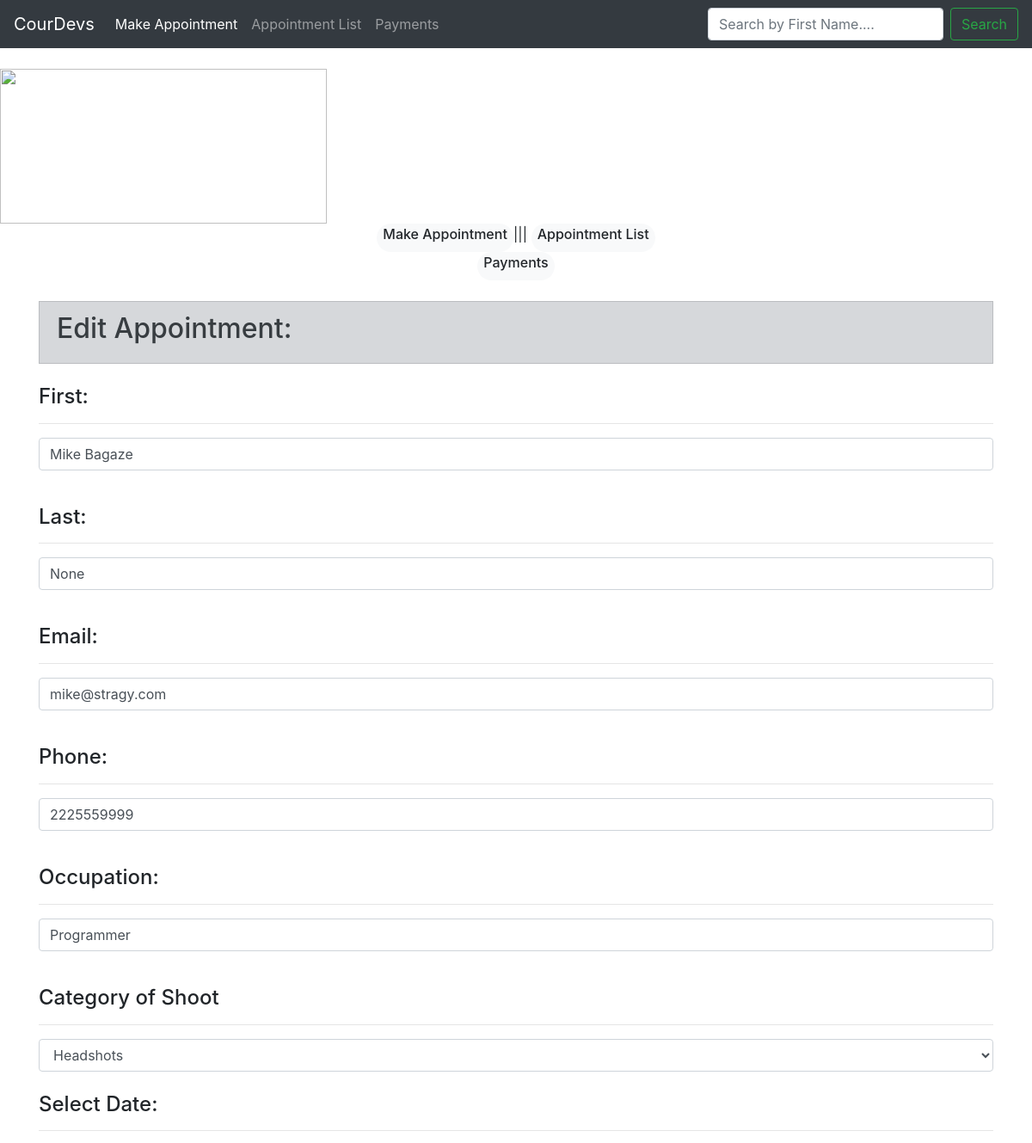
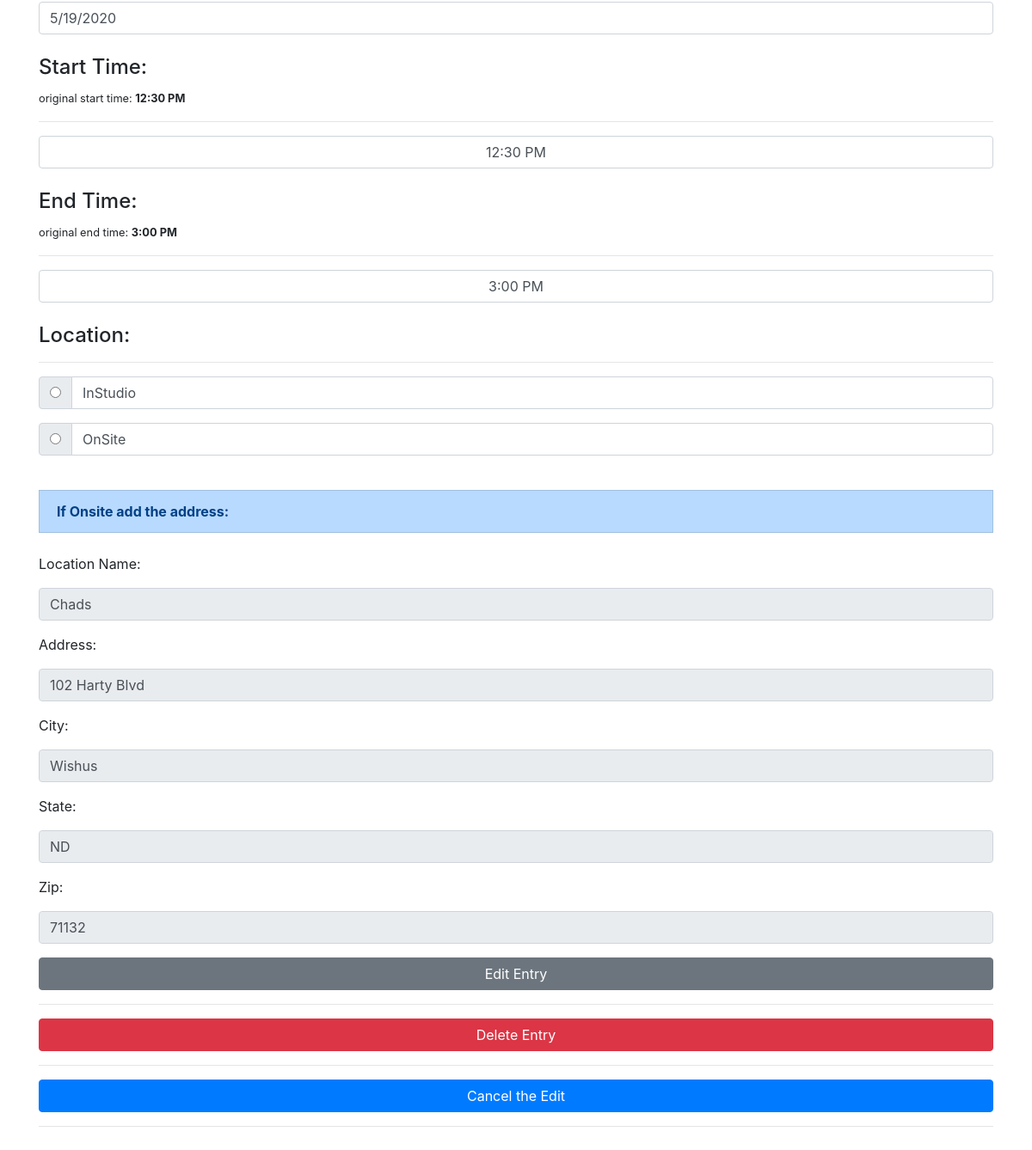
Screenshot of /edit/1 with the database file from the repository (2 pictures, top to bottom).
### marystuffs/models.py (models this page shows, shortened)
class Appointment(models.Model):
	name = models.CharField(max_length=200)
	last = models.CharField(max_length=200, blank=True, null=True)
	email = models.EmailField(max_length=200)
	phone = models.CharField(max_length=15)
	occupation = models.CharField(max_length=200)
	category = models.CharField(max_length=200)
	date = models.CharField(max_length=200)
	start = models.CharField(max_length=200)
	end = models.CharField(max_length=200)
	location = models.CharField(max_length=200)
	loc_name = models.CharField(max_length=200, blank=True, null=True)
	address = models.CharField(max_length=200, blank=True, null=True)
	city = models.CharField(max_length=200, blank=True, null=True)
	state = models.CharField(max_length=200, blank=True, null=True)
	zipcode = models.CharField(max_length=200, blank=True, null=True)

### marystuffs/views.py (the view)
# urls.py: path('edit/<list_id>', views.edit, name='edit'),
def edit(request, list_id):
	if request.method == 'POST':
		current_appointment = Appointment.objects.get(pk=list_id)
		form = AppointmentForm(request.POST or None, instance=current_appointment)
		if form.is_valid():
			form.save()
			messages.success(request, ('Appointment Has Been Edited...'))
			return redirect('list')
		else:
			messages.success(request, ('Seems Like There Was an Error...'))
			return render(request, 'edit.html', {})
	else:
		get_appointment = Appointment.objects.get(pk=list_id)
		return render(request, 'edit.html', {'get_appointment': get_appointment})

### marystuffs/templates/edit.html (shortened to what this page needs)
{% extends 'base.html' %}
{% block content %}
	<br>
	<link rel="stylesheet" href="//code.jquery.com/ui/1.12.1/themes/base/jquery-ui.css">
		<div class="container">
			<li class="list-group-item list-group-item-secondary"><h2>Edit Appointment:</h2></li>
			</div>
			<br>
			{% if get_appointment %}
			<form method="POST">
			<div class="container">
			<div class="form-group">
				<h4>First:</h4>
				<hr>
					<input type="text" class="form-control" value="{{ get_appointment.name }}" name="name" autofocus>
			</div>
			<br>
			<div class="form-group">
				<h4>Last:</h4>
				<hr>
					<input type="text" class="form-control" value="{{ get_appointment.last }}" name="last" autofocus>
			</div>
			<br>
			<div class="form-group">
				<h4>Email:</h4>
				<hr>
					<input type="text" class="form-control" value="{{ get_appointment.email }}" name="email" autofocus>
			</div>
			<br>
			<div class="form-group">
				<h4>Phone:</h4>
				<hr>
					<input type="text" class="form-control" value="{{ get_appointment.phone }}" name="phone" autofocus>
			</div>
			<br>
			<div class="form-group">
				<h4>Occupation:</h4>
				<hr>
					<input type="text" class="form-control" value="{{ get_appointment.occupation }}" name="occupation" autofocus>
			</div>
			<br>
			</div>
					<div class="container">
						<section>
							<h4>Category of Shoot</h4>
							<hr>
								<select name="category" id="category" class="form-control">
									<option value="{{ get_appointment.category }}">{{ get_appointment.category }}</option>
								</select>
						</section>
					</div>
					<br>
			<div class="container">
				<h4>Select Date:</h4>
				<hr>
					<input type="text" class="form-control" id="datepicker" placeholder="{{ get_appointment.date }}" value="{{ get_appointment.date }}" name="date" autocomplete="off">
			</div>
			<link rel="stylesheet" href="//cdnjs.cloudflare.com/ajax/libs/timepicker/1.3.5/jquery.timepicker.min.css">
			<br>
			<div class="container">
				<h4>Start Time:</h4>
				<small>original start time: <b>{{ get_appointment.start }}</b></small><br>
				<hr>
				<input class="timepicker2 text-center form-control" jt-timepicker="" time="model.time" time-string="model.timeString" default-time="model.options.defaultTime" time-format="model.options.timeFormat" start-time="model.options.startTime" min-time="model.options.minTime" max-time="model.options.maxTime" interval="model.options.interval" dynamic="model.options.dynamic" scrollbar="model.options.scrollbar" dropdown="model.options.dropdown" name="start" value="{{ get_appointment.start }}">
				<br>
				<h4>End Time:</h4>
				<small>original end time: <b>{{ get_appointment.end }}</b></small><br>
				<hr>
				<input class="timepicker text-center form-control" jt-timepicker="" time="model.time" time-string="model.timeString" default-time="model.options.defaultTime" time-format="model.options.timeFormat" start-time="model.options.startTime" min-time="model.options.minTime" max-time="model.options.maxTime" interval="model.options.interval" dynamic="model.options.dynamic" scrollbar="model.options.scrollbar" dropdown="model.options.dropdown" name="end" value="{{ get_appointment.end }}">
				<br>
			<h4>Location:</h4>
			<hr>
			<div class="input-group mb-3">
				<div class="input-group-prepend">
					<div class="input-group-text">
						<input type="radio" aria-label="Radio button for following text input" name="location" id="checked2" value="InStudio">
					</div>
				</div>
				<label type="text" class="form-control" aria-label="Text input with radio">InStudio</label>
			</div>
			<div class="input-group mb-3">
				<div class="input-group-prepend">
					<div class="input-group-text">
						<input type="radio" aria-label="Radio button for following text input" name="location" id="checked" value="OnSite">
					</div>
				</div>
				<label type="text" class="form-control" aria-label="Text input with radio">OnSite</label>
			</div>
			<br>
			<li class="list-group-item list-group-item-primary"><strong>If Onsite add the address:</strong></li>
			<br>
			<div class="form-group">
				<p>Location Name:</p>
			    <input type="text" class="form-control clear" id="other" placeholder="Location Name" value="{{ get_appointment.loc_name }}" name="loc_name" disabled="other">
			</div>
			<div class="form-group">
				<p>Address:</p>
			    <input type="text" class="form-control clear" id="other2"  placeholder="Address" value="{{ get_appointment.address }}" name="address" disabled="other2">
			</div>
			<div class="form-group">
				<p>City:</p>
			    <input type="text" class="form-control clear" id="other3" placeholder="City" value="{{ get_appointment.city }}" name="city" disabled="other3">
			</div>
			<div class="form-group">
				<p>State:</p>
			    <input type="text" class="form-control clear" id="other4" placeholder="State" value="{{ get_appointment.state }}" name="state" disabled="other4">
			</div>
			<div class="form-group">
				<p>Zip:</p>
			    <input type="text" class="form-control clear" id="other5" placeholder="Zip" value="{{ get_appointment.zipcode }}" name="zipcode" disabled="other5">
			</div>
				<button type="submit" class="btn btn-block btn-secondary">Edit Entry</button>
			<hr>
		</div>
	</form>
		<div class="container">
		<form method="POST" action="{% url 'delete' get_appointment.id %}">
			<button type="submit" class="btn btn-block btn-danger">Delete Entry</button>
		</form>
		<hr>
		</div>
		<div class="container">
		<a href="{% url 'list' %}" type="submit" class="btn btn-block btn-primary">Cancel the Edit</a>
		<hr>
		</div>
	  <br><br>
	{% endif %}
{% endblock %}

### rows the page displays
Appointment: name "Mike Bagaze", last "None", email "mike@stragy.com", phone "2225559999", occupation "Programmer", category "Headshots", date "5/19/2020", start "12:30 PM", end "3:00 PM", loc_name "Chads", address "102 Harty Blvd", city "Wishus", state "ND", zipcode "71132"
